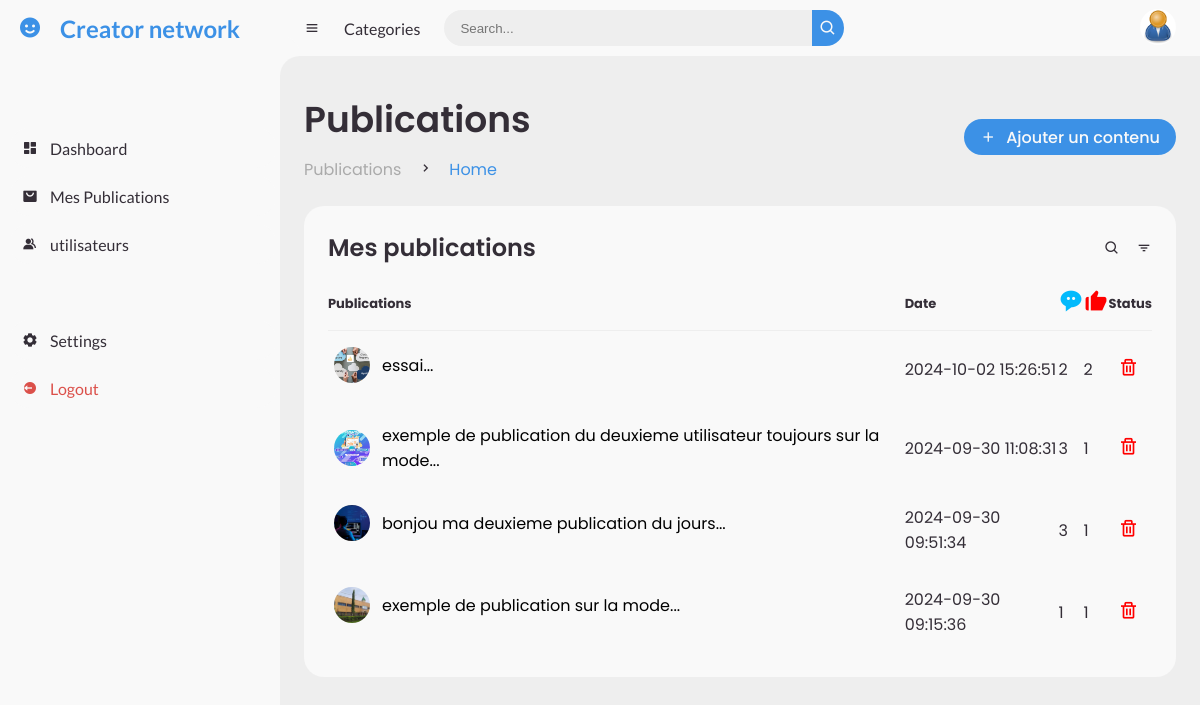
Page /admin/publication.php (signed in) on the earlier database version.
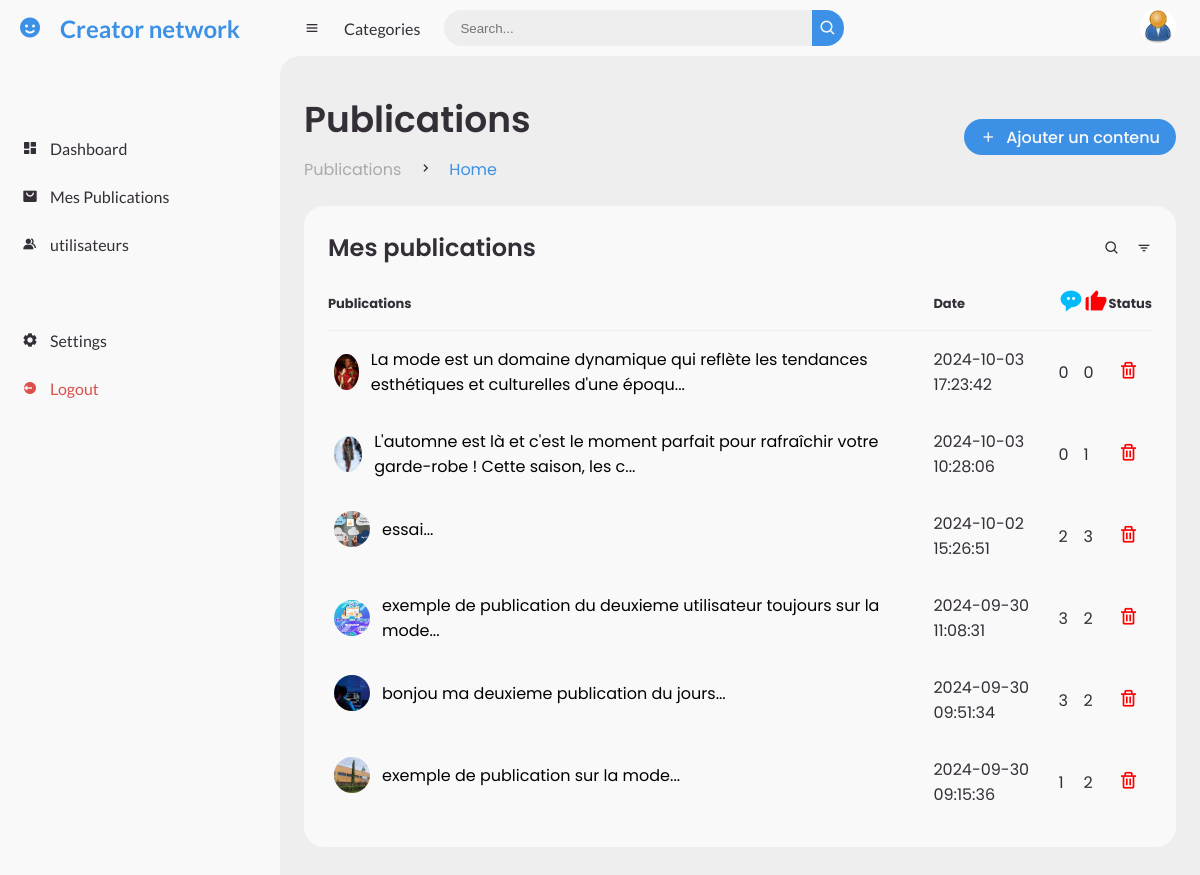
Same page on the later database version.
### tables this page shows
CREATE TABLE IF NOT EXISTS `contenus` (
  `id` int NOT NULL AUTO_INCREMENT,
  `type` enum('texte','image','video') NOT NULL,
  `description` text,
  `image` varchar(255) DEFAULT NULL,
  `video` varchar(255) DEFAULT NULL,
  `utilisateur_id` int NOT NULL,
  `date_creation` timestamp NULL DEFAULT CURRENT_TIMESTAMP,
  PRIMARY KEY (`id`),
  KEY `utilisateur_id` (`utilisateur_id`),
  CONSTRAINT `contenus_ibfk_1` FOREIGN KEY (`utilisateur_id`) REFERENCES `createurs` (`id_user`) ON DELETE CASCADE
);

### admin/inc/function.php (called while the page is built, shortened)
<?php
   include('../inc/db_connect.php');
$iduser = $_SESSION['user_id'];
function recupererMesContenus($pdo, $iduser) {
    $sql = "
        SELECT c.*,
               (SELECT COUNT(*) FROM commentaires WHERE contenu_id = c.id) AS nombre_commentaires,
               (SELECT COUNT(*) FROM likes WHERE contenu_id = c.id) AS nombre_likes
        FROM contenus c
        ORDER BY c.date_creation DESC
    ";
    $stmt = $pdo->prepare($sql);
    $stmt->execute();
    return $stmt->fetchAll(PDO::FETCH_ASSOC);
}
$contents = recupererMesContenus($pdo, $iduser);
?>

### admin/publication.php (the view, shortened to what this page needs)
<?php
	require 'inc/function.php';
?>
<!DOCTYPE html>
<html lang="en">
<head>
	<link href='https://unpkg.com/boxicons@2.0.9/css/boxicons.min.css' rel='stylesheet'>
	<link rel="stylesheet" href="style.css">
</head>
<body>
		<?php include('inc/nav.php');?>
	<section id="content">
		<nav>
			<i class='bx bx-menu' ></i>
			<a href="#" class="nav-link">Categories</a>
			<form action="#">
				<div class="form-input">
					<input type="search" placeholder="Search...">
					<button type="submit" class="search-btn"><i class='bx bx-search' ></i></button>
				</div>
			</form>
			<a href="#" class="profile">
				<img src="<?php echo $_SESSION['photo'];?>">
			</a>
		</nav>
		<main>
			<div class="head-title">
				<div class="left">
					<h1>Publications</h1>
					<ul class="breadcrumb">
						<li>
							<a href="#">Publications</a>
						</li>
						<li><i class='bx bx-chevron-right' ></i></li>
						<li>
							<a class="active" href="#">Home</a>
						</li>
					</ul>
				</div>
				<a href="../creer_contenu.php" class="btn-download">
                <i class='bx bx-plus' ></i>
					<span class="text">Ajouter un contenu </span>
				</a>
			</div>
			<div class="table-data">
				<div class="order">
					<div class="head">
						<h3>Mes publications</h3>
						<i class='bx bx-search' ></i>
						<i class='bx bx-filter' ></i>
					</div>
					<table>
						<thead>
							<tr>
								<th>Publications</th>
								<th>Date</th>
								<th><i class='bx bxs-message-rounded-dots comment'></i></th>
								<th><i class='bx bxs-like like' ></i></th>
								<th>Status</th>
							</tr>
						</thead>
						<tbody>
							<?php foreach ($contents as $content) {?>
									<tr>
											<td>
													<img src="<?php echo $content['image'];?>">
												<a href="../">
													<p><?php echo substr($content['description'], 0, 100);?>... </p>
												</a>
											</td>
											<td><?php echo $content['date_creation'];?></td>
											<td><?php echo $content['nombre_commentaires'];?></td>
											<td><?php echo $content['nombre_likes'];?></td>
											<td>
                                                <form method="post" action="">
                                                    <button type="submit" name="supprimer" class="button"><i class='bx bx-trash' ></i></button>
                                                </form>
                                            </td>
									</tr>
							<?php }?>
						</tbody>
					</table>
				</div>
			</div>
		</main>
	</section>
</body>
</html>

Differences in the rows shown:
added contenus: image (picture), description "La mode est un domaine dynamique qui reflète les tendances esthétiques et culturelles d'une époqu", date_creation "2024-10-03 17:23:42", nombre_commentaires "0", nombre_likes "0"
added contenus: image (picture), description "L'automne est là et c'est le moment parfait pour rafraîchir votre garde-robe ! Cette saison, les c", date_creation "2024-10-03 10:28:06", nombre_commentaires "0", nombre_likes "1"
computed for contenus "essai": nombre_likes "2" → "3"
computed for contenus "exemple de publication du deuxieme utilisateur toujours sur la mode": nombre_likes "1" → "2"
computed for contenus "bonjou ma deuxieme publication du jours": nombre_likes "1" → "2"
computed for contenus "exemple de publication sur la mode": nombre_likes "1" → "2"
